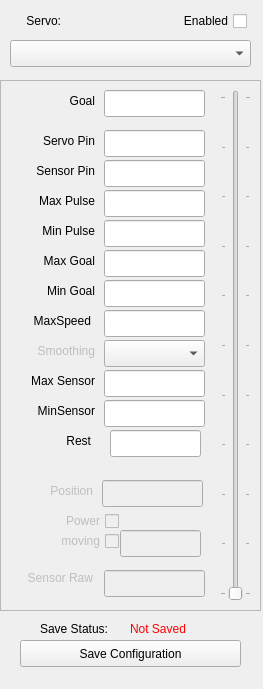
<?xml version="1.0" encoding="UTF-8"?>
<ui version="4.0">
 <class>MainWindow</class>
 <widget class="QMainWindow" name="MainWindow">
  <property name="geometry">
   <rect>
    <x>0</x>
    <y>0</y>
    <width>263</width>
    <height>689</height>
   </rect>
  </property>
  <property name="windowTitle">
   <string>ROS Servo Trainer</string>
  </property>
  <property name="autoFillBackground">
   <bool>false</bool>
  </property>
  <property name="documentMode">
   <bool>false</bool>
  </property>
  <widget class="QWidget" name="centralwidget">
   <widget class="QFrame" name="frame">
    <property name="geometry">
     <rect>
      <x>0</x>
      <y>80</y>
      <width>261</width>
      <height>531</height>
     </rect>
    </property>
    <property name="frameShape">
     <enum>QFrame::StyledPanel</enum>
    </property>
    <property name="frameShadow">
     <enum>QFrame::Raised</enum>
    </property>
    <widget class="QLineEdit" name="txtMinPulse">
     <property name="geometry">
      <rect>
       <x>104</x>
       <y>140</y>
       <width>101</width>
       <height>27</height>
      </rect>
     </property>
    </widget>
    <widget class="QLineEdit" name="txtMaxSensor">
     <property name="geometry">
      <rect>
       <x>104</x>
       <y>290</y>
       <width>101</width>
       <height>27</height>
      </rect>
     </property>
    </widget>
    <widget class="QLabel" name="label_3">
     <property name="geometry">
      <rect>
       <x>14</x>
       <y>140</y>
       <width>81</width>
       <height>21</height>
      </rect>
     </property>
     <property name="text">
      <string>Min Pulse</string>
     </property>
     <property name="alignment">
      <set>Qt::AlignRight|Qt::AlignTrailing|Qt::AlignVCenter</set>
     </property>
    </widget>
    <widget class="QLabel" name="label_4">
     <property name="geometry">
      <rect>
       <x>4</x>
       <y>110</y>
       <width>91</width>
       <height>21</height>
      </rect>
     </property>
     <property name="text">
      <string>Max Pulse</string>
     </property>
     <property name="alignment">
      <set>Qt::AlignRight|Qt::AlignTrailing|Qt::AlignVCenter</set>
     </property>
    </widget>
    <widget class="QLabel" name="label_5">
     <property name="geometry">
      <rect>
       <x>14</x>
       <y>320</y>
       <width>81</width>
       <height>21</height>
      </rect>
     </property>
     <property name="text">
      <string>MinSensor</string>
     </property>
     <property name="alignment">
      <set>Qt::AlignRight|Qt::AlignTrailing|Qt::AlignVCenter</set>
     </property>
    </widget>
    <widget class="QLabel" name="label_2">
     <property name="geometry">
      <rect>
       <x>14</x>
       <y>170</y>
       <width>81</width>
       <height>21</height>
      </rect>
     </property>
     <property name="text">
      <string>Max Goal</string>
     </property>
     <property name="alignment">
      <set>Qt::AlignRight|Qt::AlignTrailing|Qt::AlignVCenter</set>
     </property>
    </widget>
    <widget class="QLineEdit" name="txtMaxPulse">
     <property name="geometry">
      <rect>
       <x>104</x>
       <y>110</y>
       <width>101</width>
       <height>27</height>
      </rect>
     </property>
    </widget>
    <widget class="QLineEdit" name="txtMaxGoal">
     <property name="geometry">
      <rect>
       <x>104</x>
       <y>170</y>
       <width>101</width>
       <height>27</height>
      </rect>
     </property>
    </widget>
    <widget class="QLineEdit" name="txtMinSensor">
     <property name="geometry">
      <rect>
       <x>104</x>
       <y>320</y>
       <width>101</width>
       <height>27</height>
      </rect>
     </property>
    </widget>
    <widget class="QLabel" name="label">
     <property name="geometry">
      <rect>
       <x>34</x>
       <y>200</y>
       <width>61</width>
       <height>21</height>
      </rect>
     </property>
     <property name="text">
      <string>Min Goal</string>
     </property>
     <property name="alignment">
      <set>Qt::AlignRight|Qt::AlignTrailing|Qt::AlignVCenter</set>
     </property>
    </widget>
    <widget class="QComboBox" name="cmbSmoothing">
     <property name="enabled">
      <bool>true</bool>
     </property>
     <property name="geometry">
      <rect>
       <x>104</x>
       <y>260</y>
       <width>101</width>
       <height>27</height>
      </rect>
     </property>
    </widget>
    <widget class="QLabel" name="label_8">
     <property name="enabled">
      <bool>true</bool>
     </property>
     <property name="geometry">
      <rect>
       <x>10</x>
       <y>230</y>
       <width>81</width>
       <height>21</height>
      </rect>
     </property>
     <property name="text">
      <string>MaxSpeed</string>
     </property>
     <property name="alignment">
      <set>Qt::AlignRight|Qt::AlignTrailing|Qt::AlignVCenter</set>
     </property>
    </widget>
    <widget class="QLineEdit" name="txtMaxSpeed">
     <property name="enabled">
      <bool>true</bool>
     </property>
     <property name="geometry">
      <rect>
       <x>104</x>
       <y>230</y>
       <width>101</width>
       <height>27</height>
      </rect>
     </property>
     <property name="readOnly">
      <bool>false</bool>
     </property>
    </widget>
    <widget class="QLabel" name="label_6">
     <property name="geometry">
      <rect>
       <x>14</x>
       <y>290</y>
       <width>81</width>
       <height>21</height>
      </rect>
     </property>
     <property name="layoutDirection">
      <enum>Qt::LeftToRight</enum>
     </property>
     <property name="text">
      <string>Max Sensor</string>
     </property>
     <property name="alignment">
      <set>Qt::AlignRight|Qt::AlignTrailing|Qt::AlignVCenter</set>
     </property>
    </widget>
    <widget class="QLabel" name="label_14">
     <property name="enabled">
      <bool>false</bool>
     </property>
     <property name="geometry">
      <rect>
       <x>4</x>
       <y>260</y>
       <width>91</width>
       <height>21</height>
      </rect>
     </property>
     <property name="text">
      <string>Smoothing</string>
     </property>
     <property name="alignment">
      <set>Qt::AlignRight|Qt::AlignTrailing|Qt::AlignVCenter</set>
     </property>
    </widget>
    <widget class="QLineEdit" name="txtMinGoal">
     <property name="geometry">
      <rect>
       <x>104</x>
       <y>200</y>
       <width>101</width>
       <height>27</height>
      </rect>
     </property>
    </widget>
    <widget class="QLabel" name="label_7">
     <property name="enabled">
      <bool>false</bool>
     </property>
     <property name="geometry">
      <rect>
       <x>12</x>
       <y>490</y>
       <width>81</width>
       <height>16</height>
      </rect>
     </property>
     <property name="text">
      <string>Sensor Raw</string>
     </property>
     <property name="alignment">
      <set>Qt::AlignRight|Qt::AlignTrailing|Qt::AlignVCenter</set>
     </property>
    </widget>
    <widget class="QLineEdit" name="txtSpeed">
     <property name="enabled">
      <bool>false</bool>
     </property>
     <property name="geometry">
      <rect>
       <x>120</x>
       <y>450</y>
       <width>81</width>
       <height>27</height>
      </rect>
     </property>
     <property name="readOnly">
      <bool>true</bool>
     </property>
    </widget>
    <widget class="QCheckBox" name="chkPower">
     <property name="enabled">
      <bool>false</bool>
     </property>
     <property name="geometry">
      <rect>
       <x>22</x>
       <y>430</y>
       <width>97</width>
       <height>22</height>
      </rect>
     </property>
     <property name="layoutDirection">
      <enum>Qt::RightToLeft</enum>
     </property>
     <property name="text">
      <string>Power</string>
     </property>
     <property name="checkable">
      <bool>true</bool>
     </property>
    </widget>
    <widget class="QLineEdit" name="txtPosition">
     <property name="enabled">
      <bool>false</bool>
     </property>
     <property name="geometry">
      <rect>
       <x>102</x>
       <y>400</y>
       <width>101</width>
       <height>27</height>
      </rect>
     </property>
     <property name="readOnly">
      <bool>true</bool>
     </property>
    </widget>
    <widget class="QLineEdit" name="txtSensorRaw">
     <property name="enabled">
      <bool>false</bool>
     </property>
     <property name="geometry">
      <rect>
       <x>104</x>
       <y>490</y>
       <width>101</width>
       <height>27</height>
      </rect>
     </property>
     <property name="readOnly">
      <bool>true</bool>
     </property>
    </widget>
    <widget class="QLabel" name="label_10">
     <property name="enabled">
      <bool>false</bool>
     </property>
     <property name="geometry">
      <rect>
       <x>32</x>
       <y>400</y>
       <width>61</width>
       <height>21</height>
      </rect>
     </property>
     <property name="text">
      <string>Position</string>
     </property>
     <property name="alignment">
      <set>Qt::AlignRight|Qt::AlignTrailing|Qt::AlignVCenter</set>
     </property>
    </widget>
    <widget class="QLabel" name="label_9">
     <property name="geometry">
      <rect>
       <x>34</x>
       <y>10</y>
       <width>61</width>
       <height>21</height>
      </rect>
     </property>
     <property name="text">
      <string>Goal</string>
     </property>
     <property name="alignment">
      <set>Qt::AlignRight|Qt::AlignTrailing|Qt::AlignVCenter</set>
     </property>
    </widget>
    <widget class="QLineEdit" name="txtGoal">
     <property name="geometry">
      <rect>
       <x>104</x>
       <y>10</y>
       <width>101</width>
       <height>27</height>
      </rect>
     </property>
    </widget>
    <widget class="QCheckBox" name="chkMoving">
     <property name="enabled">
      <bool>false</bool>
     </property>
     <property name="geometry">
      <rect>
       <x>22</x>
       <y>450</y>
       <width>97</width>
       <height>22</height>
      </rect>
     </property>
     <property name="layoutDirection">
      <enum>Qt::RightToLeft</enum>
     </property>
     <property name="text">
      <string>moving</string>
     </property>
     <property name="checkable">
      <bool>true</bool>
     </property>
    </widget>
    <widget class="QSlider" name="sliderGoal">
     <property name="geometry">
      <rect>
       <x>220</x>
       <y>10</y>
       <width>31</width>
       <height>511</height>
      </rect>
     </property>
     <property name="maximum">
      <number>990000</number>
     </property>
     <property name="singleStep">
      <number>10000</number>
     </property>
     <property name="pageStep">
      <number>100000</number>
     </property>
     <property name="orientation">
      <enum>Qt::Vertical</enum>
     </property>
     <property name="invertedAppearance">
      <bool>false</bool>
     </property>
     <property name="invertedControls">
      <bool>false</bool>
     </property>
     <property name="tickPosition">
      <enum>QSlider::TicksBothSides</enum>
     </property>
     <property name="tickInterval">
      <number>10000</number>
     </property>
    </widget>
    <widget class="QLineEdit" name="txtServoPin">
     <property name="geometry">
      <rect>
       <x>104</x>
       <y>50</y>
       <width>101</width>
       <height>27</height>
      </rect>
     </property>
    </widget>
    <widget class="QLabel" name="label_12">
     <property name="geometry">
      <rect>
       <x>14</x>
       <y>50</y>
       <width>81</width>
       <height>21</height>
      </rect>
     </property>
     <property name="text">
      <string>Servo Pin</string>
     </property>
     <property name="alignment">
      <set>Qt::AlignRight|Qt::AlignTrailing|Qt::AlignVCenter</set>
     </property>
    </widget>
    <widget class="QLineEdit" name="txtSensorPin">
     <property name="geometry">
      <rect>
       <x>104</x>
       <y>80</y>
       <width>101</width>
       <height>27</height>
      </rect>
     </property>
    </widget>
    <widget class="QLabel" name="label_16">
     <property name="geometry">
      <rect>
       <x>14</x>
       <y>80</y>
       <width>81</width>
       <height>21</height>
      </rect>
     </property>
     <property name="text">
      <string>Sensor Pin</string>
     </property>
     <property name="alignment">
      <set>Qt::AlignRight|Qt::AlignTrailing|Qt::AlignVCenter</set>
     </property>
    </widget>
    <widget class="QLabel" name="label_15">
     <property name="geometry">
      <rect>
       <x>10</x>
       <y>350</y>
       <width>81</width>
       <height>21</height>
      </rect>
     </property>
     <property name="text">
      <string>Rest</string>
     </property>
     <property name="alignment">
      <set>Qt::AlignRight|Qt::AlignTrailing|Qt::AlignVCenter</set>
     </property>
    </widget>
    <widget class="QLineEdit" name="txtRest">
     <property name="geometry">
      <rect>
       <x>110</x>
       <y>350</y>
       <width>91</width>
       <height>27</height>
      </rect>
     </property>
    </widget>
   </widget>
   <widget class="QLabel" name="label_13">
    <property name="geometry">
     <rect>
      <x>-10</x>
      <y>10</y>
      <width>71</width>
      <height>21</height>
     </rect>
    </property>
    <property name="text">
     <string>Servo:</string>
    </property>
    <property name="alignment">
     <set>Qt::AlignRight|Qt::AlignTrailing|Qt::AlignVCenter</set>
    </property>
   </widget>
   <widget class="QComboBox" name="cmbServo">
    <property name="geometry">
     <rect>
      <x>10</x>
      <y>40</y>
      <width>241</width>
      <height>27</height>
     </rect>
    </property>
    <property name="insertPolicy">
     <enum>QComboBox::InsertAlphabetically</enum>
    </property>
   </widget>
   <widget class="QCheckBox" name="chkEnabled">
    <property name="geometry">
     <rect>
      <x>150</x>
      <y>10</y>
      <width>97</width>
      <height>22</height>
     </rect>
    </property>
    <property name="layoutDirection">
     <enum>Qt::RightToLeft</enum>
    </property>
    <property name="text">
     <string>Enabled</string>
    </property>
   </widget>
   <widget class="QPushButton" name="btnWriteConfiguration">
    <property name="geometry">
     <rect>
      <x>20</x>
      <y>640</y>
      <width>221</width>
      <height>27</height>
     </rect>
    </property>
    <property name="text">
     <string>Save Configuration</string>
    </property>
   </widget>
   <widget class="QLabel" name="label_11">
    <property name="geometry">
     <rect>
      <x>40</x>
      <y>620</y>
      <width>91</width>
      <height>17</height>
     </rect>
    </property>
    <property name="text">
     <string>Save Status:</string>
    </property>
   </widget>
   <widget class="QLabel" name="lblSaveStatus">
    <property name="geometry">
     <rect>
      <x>130</x>
      <y>620</y>
      <width>71</width>
      <height>17</height>
     </rect>
    </property>
    <property name="styleSheet">
     <string notr="true">color: rgb(255, 0, 0);</string>
    </property>
    <property name="text">
     <string>Not Saved</string>
    </property>
   </widget>
  </widget>
  <widget class="QStatusBar" name="statusbar">
   <property name="sizeGripEnabled">
    <bool>false</bool>
   </property>
  </widget>
 </widget>
 <tabstops>
  <tabstop>txtGoal</tabstop>
  <tabstop>txtMaxSpeed</tabstop>
  <tabstop>cmbSmoothing</tabstop>
  <tabstop>txtMinGoal</tabstop>
  <tabstop>txtMaxGoal</tabstop>
  <tabstop>txtMinPulse</tabstop>
  <tabstop>txtMaxPulse</tabstop>
  <tabstop>txtMinSensor</tabstop>
  <tabstop>txtMaxSensor</tabstop>
  <tabstop>txtPosition</tabstop>
  <tabstop>chkPower</tabstop>
  <tabstop>chkMoving</tabstop>
  <tabstop>txtSpeed</tabstop>
  <tabstop>txtSensorRaw</tabstop>
 </tabstops>
 <resources/>
 <connections/>
</ui>
